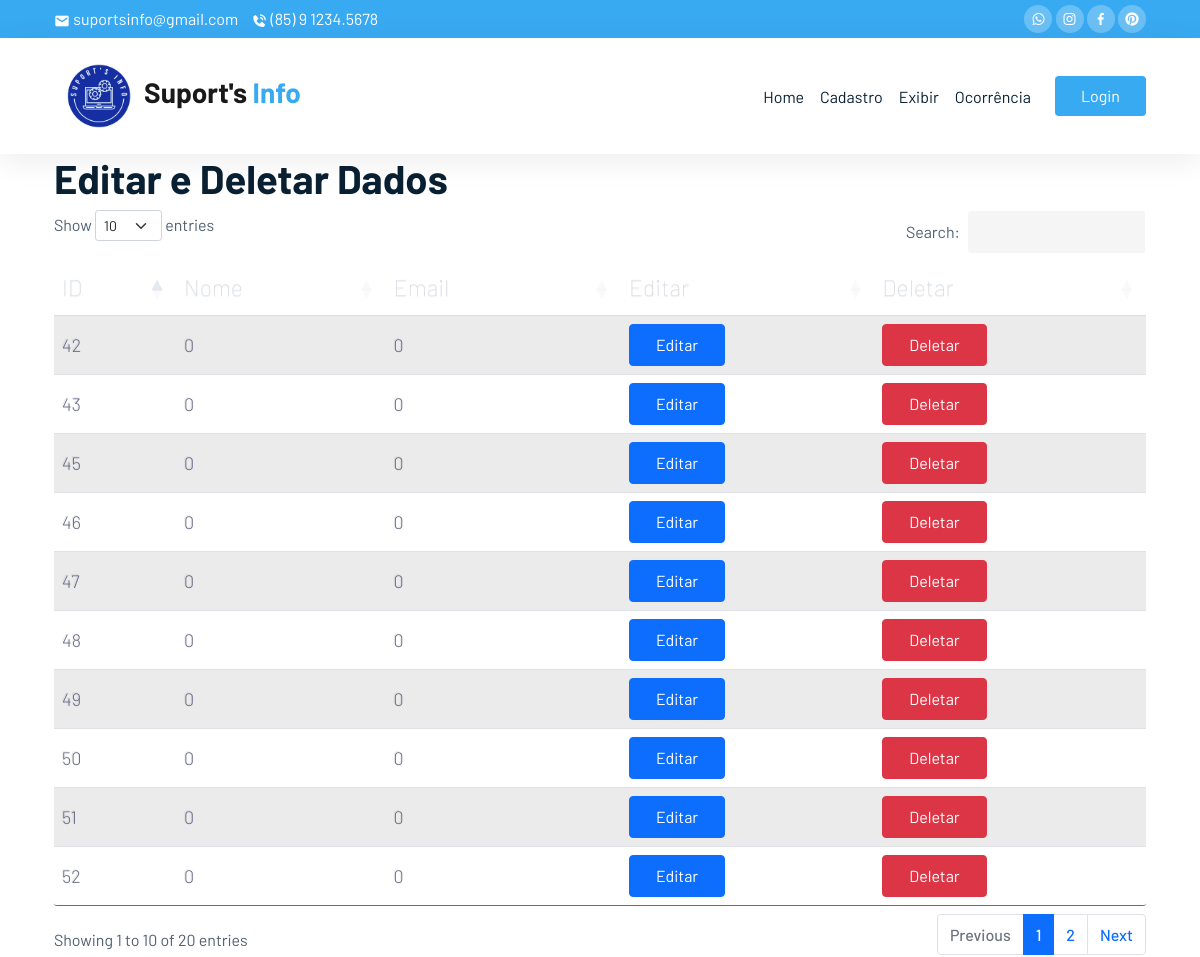
The app's page /exibir.php with its own data.
### tables this page shows
CREATE TABLE `cliente` (
  `id` int(11) NOT NULL,
  `nome` varchar(75) DEFAULT NULL,
  `cpf` int(11) DEFAULT NULL
);

### exibir.php (the view, shortened to what this page needs)
<!DOCTYPE html>
<html>
    <head>
        <link rel='stylesheet' href='sweetalert2.min.css'>
        <link href='https://cdnjs.cloudflare.com/ajax/libs/twitter-bootstrap/5.2.0/css/bootstrap.min.css'rel='stylesheet'>
        <link href='https://cdn.datatables.net/1.13.4/css/dataTables.bootstrap5.min.css' rel='stylesheet'>
        <link rel="stylesheet" href="css/exibir.css">
    </head>
    <body data-bs-spy="scroll" data-bs-target=".navbar" data-bs-offset="70">
      <?php include './includes/navbar_modal.php'?>
      <div class="container">
        <h1>Editar e Deletar Dados</h1>
        <?php
          include './conexao.php';
        $query = 'SELECT id, nome, cpf FROM cliente';
        $result = mysqli_query($mysqli, $query);
        if (mysqli_num_rows($result) > 0) {
            echo "<table class='table' id='example'->";
            echo '<thead><tr><th>ID</th><th>Nome</th><th>Email</th><th>Editar</th><th>Deletar</th></tr></thead>';
            echo '<tbody>';
            while ($row = mysqli_fetch_assoc($result)) {
                echo '<tr>';
                echo '<td>' . $row['id'] . '</td>';
                echo '<td>' . $row['nome'] . '</td>';
                echo '<td>' . $row['cpf'] . '</td>';
                echo '<td>';
                echo '<button class="btn btn-primary" data-toggle="modal" data-target="#editarModal" data-id="' . $row['id'] . '" data-nome="' . $row['nome'] . '" data-email="' . $row['cpf'] . '">Editar</button>';
                echo '</td>';
                echo '<td>';
                echo '<button class="btn btn-danger" onclick="deletar(' . $row['id'] . ')">Deletar</button>';
                echo '</td>';
                echo '</tr>';
            }
            echo '</tbody>';
            echo '</table>';
        } else {
            echo 'Nenhum registro encontrado.';
        }
        ?>
    <link rel='stylesheet' href='sweetalert2.min.css'>
  </body>
</html>

### includes/navbar_modal.php (shortened to what this page needs)
<link rel="stylesheet" href="css/bootstrap.min.css">
        <link rel="stylesheet" href="css/owl.carousel.min.css">
        <link href='https://unpkg.com/boxicons@2.1.1/css/boxicons.min.css' rel='stylesheet'>
        <link rel="stylesheet" href="css/style.css">
        <link rel="stylesheet" href="css/cadastro.css">
<div class="top-nav" id="home" style="background-color: #38AAF2;">
            <div class="container">
                <div class="row justify-content-between">
                    <div class="col-auto">
                        <p> <i class='bx bxs-envelope'></i> suportsinfo@gmail.com</p>
                        <p> <i class='bx bxs-phone-call'></i> (85) 9 1234.5678</p>
                    </div>
                    <div class="col-auto social-icons">
                        <a href="#"><i class='bx bxl-whatsapp'></i></a>
                        <a href="#"><i class='bx bxl-instagram'></i></a>
                        <a href="#"><i class='bx bxl-facebook'></i></a>
                        <a href="#"><i class='bx bxl-pinterest'></i></a>
                    </div>
                </div>
            </div>
        </div>
        <nav class="navbar navbar-expand-lg navbar-light bg-white sticky-top">
            <div class="container">
                <a class="navbar-brand" href="index.php"><img src="./img/logo.png" alt="" srcset="" style="width: 90px;">Suport's <span class="dot"  style="color: #38AAF2;">Info</span></a>
                <div class="collapse navbar-collapse" id="navbarNav">
                    <ul class="navbar-nav ms-auto">
                        <li class="nav-item">
                            <a class="nav-link" href="index.php">Home</a>
                        </li>
                        <li class="nav-item">
                            <a class="nav-link" data-bs-toggle="modal" data-bs-target="#exampleModal3">Cadastro</a>
                        </li>
                        <li class="nav-item">
                            <a class="nav-link" href="exibir.php">Exibir</a>
                        </li>
                        <li class="nav-item">
                            <a class="nav-link" href="chamado.php" data-bs-toggle="modal" data-bs-target="#exampleModal2" >Ocorrência</a>
                        </li>
                    </ul>
                    <a href="#" data-bs-toggle="modal" data-bs-target="#exampleModal"  style="background-color: #38AAF2;border: #38AAF2" class="btn btn-brand ms-lg-3">Login</a>
                </div>
            </div>
        </nav>

### css/exibir.css (style rules this page uses)
body { background-color: #3e94ec; font-family: "Roboto", helvetica, arial, sans-serif; font-size: 16px; font-weight: 400; text-rendering: optimizeLegibility; }
th { color:#D5DDE5;; background:#1b1e24; border-bottom:4px solid #9ea7af; border-right: 1px solid #343a45; font-size:23px; font-weight: 100; padding:24px; text-align:left; text-shadow: 0 1px 1px rgba(0, 0, 0, 0.1); vertical-align:middle; }
th:first-child { border-top-left-radius:3px; }
th:last-child { border-top-right-radius:3px; border-right:none; }
tr { border-top: 1px solid #C1C3D1; border-bottom-: 1px solid #C1C3D1; color:#666B85; font-size:16px; font-weight:normal; text-shadow: 0 1px 1px rgba(256, 256, 256, 0.1); }
tr:first-child { border-top:none; }
tr:last-child { border-bottom:none; }
tr:nth-child(odd) td { background:#EBEBEB; }
tr:last-child td:first-child { border-bottom-left-radius:3px; }
tr:last-child td:last-child { border-bottom-right-radius:3px; }
td { background:#FFFFFF; padding:20px; text-align:left; vertical-align:middle; font-weight:300; font-size:18px; text-shadow: -1px -1px 1px rgba(0, 0, 0, 0.1); border-right: 1px solid #C1C3D1; }
td:last-child { border-right: 0px; }

### css/style.css (style rules this page uses)
:root { --brand: #ff4d29; --dark: #092032; --body: #516171; --border: rgba(0,0,0,0.08); --shadow: 0px 6px 30px rgba(0, 0, 0, 0.08); }
body { font-family: "Barlow", sans-serif; color: var(--body); line-height: 1.7; }
h1,h2,h3,h4,h5,h6, .display-1,.display-2,.display-3,.display-4 { font-weight: 700; color: var(--dark); }
img { width: 100%; }
a { color: var(--dark); transition: all 0.4s ease; font-weight: 500; }
.top-nav { background-color: var(--brand); color: #fff; padding-top: 5px; padding-bottom: 5px; }
.top-nav p { display: inline-block; margin-bottom: 0; margin-right: 10px; }
.top-nav span, .top-nav i { vertical-align: middle; }
.navbar { box-shadow: var(--shadow); }
.social-icons a { width: 28px; height: 28px; display: inline-flex; color: #fff; background-color: rgba(255, 255, 255, 0.25); text-decoration: none; align-items: center; justify-content: center; border-radius: 100px; }
.navbar .navbar-nav .nav-link { color: var(--dark); }
.navbar-brand { font-size: 28px; font-weight: 700; }
.navbar-brand .dot { color: var(--brand); }
.btn { padding: 8px 26px; }
.btn-brand { border-color: var(--brand); background-color: var(--brand); color: #fff; }

### records on screen
cliente: id "42", nome "0", cpf "0"
cliente: id "43", nome "0", cpf "0"
cliente: id "45", nome "0", cpf "0"
cliente: id "46", nome "0", cpf "0"
cliente: id "47", nome "0", cpf "0"
cliente: id "48", nome "0", cpf "0"
cliente: id "49", nome "0", cpf "0"
cliente: id "50", nome "0", cpf "0"
cliente: id "51", nome "0", cpf "0"
cliente: id "52", nome "0", cpf "0"
